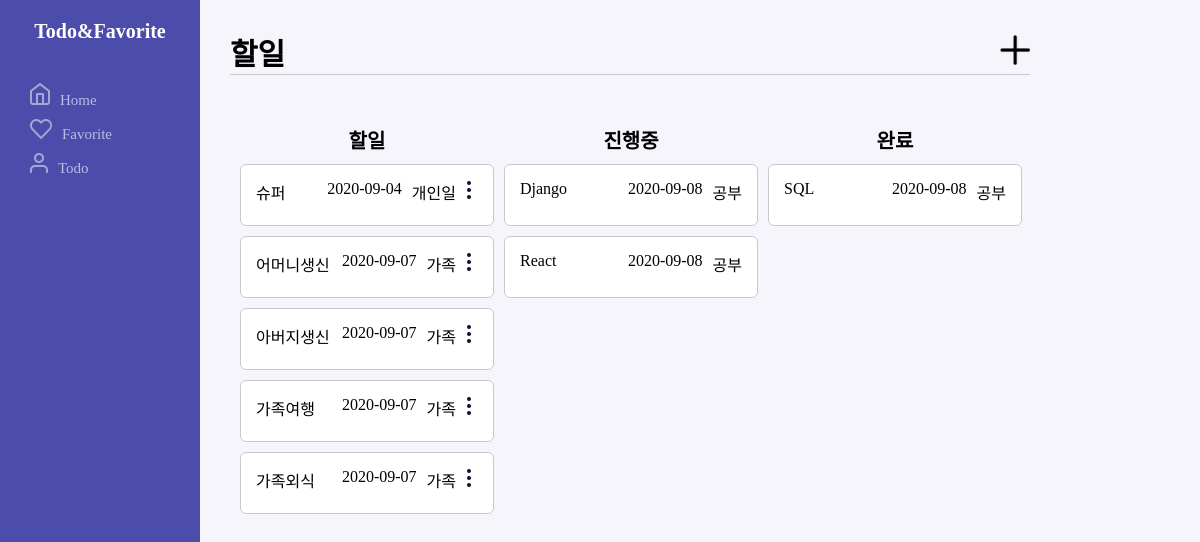
/second/todo, run on an earlier commit of the app's database.
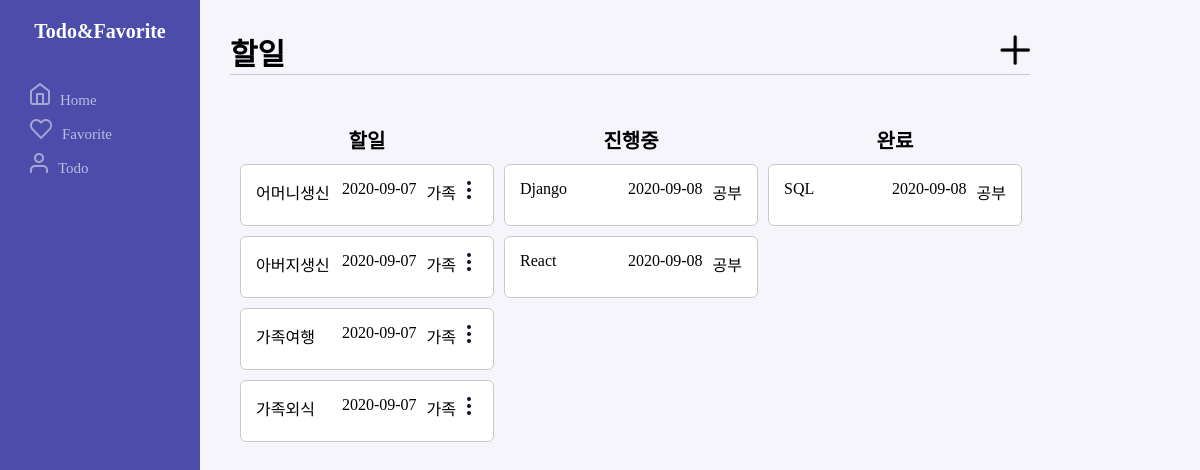
And on a later commit of the database.
### second/models.py (models this page shows)
class Todo(models.Model):
    seq = models.AutoField(primary_key=True)
    name = models.CharField(max_length=50)
    STATUS_CHOICES=(
    ('pending','할일'),
    ('inprogress','진행중'),
    ('end','완료')
    )
    status = models.CharField(max_length=10, choices=STATUS_CHOICES)
    reg_date = models.DateField(auto_now_add=True)
    end_date = models.DateField()
    del_yn = models.BooleanField()
    group = models.ForeignKey(TodoGroup, on_delete=models.CASCADE)

class TodoGroup(models.Model):
    seq = models.AutoField(primary_key=True)
    name = models.CharField(max_length=50)
    reg_date = models.DateField(auto_now_add=True)
    del_yn = models.BooleanField()
    def __str__(self):
        return self.name

### second/views.py (the view)
# urls.py: path('todo', views.todo, name='todo'),
def todo(request):
    pendings = Todo.objects.filter(status='pending')
    inprogress = Todo.objects.filter(status='inprogress')
    ends = Todo.objects.filter(status='end')
    return render(request, "second/todo.html",
        {
            'pendings':pendings,
            'inprogress':inprogress,
            'ends':ends
        }
    )

### second/templates/second/todo.html (shortened to what this page needs)
{% extends 'second/layout.html' %}
{% load static %}
{% block content %}
<h3>
할일
<a href="{% url 'second:todo_register' %}"><img src="{% static 'second/icon_add.png' %}"></a>
</h3>
<div class="items">
<div class="items-title">할일</div>
{% for data in pendings %}
    <div class="item">
        <div class="name">
            <a href="{% url 'second:todo_detail' data.seq %}">
                {{ data.name }}
            </a>
        </div>
        <div class="group">
            {{ data.group }}
            <img class="function_img" src="{% static 'second/icon_more.png' %}"/>
        </div>
        <div class="regdate">
            {{ data.reg_date|date:"Y-m-d" }}
        </div>
    </div>
{% endfor %}
</div>
<div class="items">
<div class="items-title">진행중</div>
{% for data in inprogress %}
    <div class="item">
        <a href="{% url 'second:todo_detail' data.seq %}">
            {{ data.name }}
        </a>
        <div class="group">
            {{ data.group }}
        </div>
        <div class="regdate">
            {{ data.reg_date|date:"Y-m-d" }}
        </div>
    </div>
{% endfor %}
</div>
<div class="items">
<div class="items-title">완료</div>
{% for data in ends %}
    <div class="item">
        <a href="{% url 'second:todo_detail' data.seq %}">
            {{ data.name }}
        </a>
        <div class="group">
            {{ data.group }}
        </div>
        <div class="regdate">
            {{ data.reg_date|date:"Y-m-d" }}
        </div>
    </div>
{% endfor %}
</div>
{% endblock %}

What changed in the data, as far as the page shows it:
removed Todo: name "슈퍼", group "개인일", reg_date "2020-09-04", shown under "할일"
